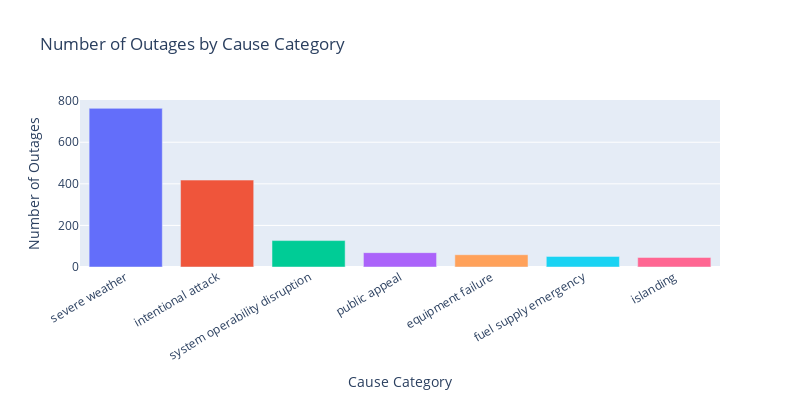

Notebook code cell kept with this figure:
### Code cell
# Cause category bar chart — always works and is more relevant
cause_counts = outage['CAUSE.CATEGORY'].value_counts().reset_index()
cause_counts.columns = ['CAUSE.CATEGORY', 'COUNT']

fig_uni2 = px.bar(
    cause_counts,
    x='CAUSE.CATEGORY',
    y='COUNT',
    color='CAUSE.CATEGORY',
    title='Number of Outages by Cause Category',
    labels={'COUNT': 'Number of Outages', 'CAUSE.CATEGORY': 'Cause Category'},
)
fig_uni2.update_layout(showlegend=False, xaxis_tickangle=-30, width=800, height=400)
fig_uni2.show()

### Figure 1 — Plotly figure (JSON) as saved in the notebook; plotly's stock layout.template omitted (floating-point values rounded to 4 significant figures)
{"data": [{"alignmentgroup": "True", "hovertemplate": "Cause Category=%{x}<br>Number of Outages=%{y}<extra></extra>", "legendgroup": "severe weather", "marker": {"color": "#636efa", "pattern": {"shape": ""}}, "name": "severe weather", "offsetgroup": "severe weather", "orientation": "v", "showlegend": true, "textposition": "auto", "type": "bar", "x": ["severe weather"], "xaxis": "x", "y": [763], "yaxis": "y"}, {"alignmentgroup": "True", "hovertemplate": "Cause Category=%{x}<br>Number of Outages=%{y}<extra></extra>", "legendgroup": "intentional attack", "marker": {"color": "#EF553B", "pattern": {"shape": ""}}, "name": "intentional attack", "offsetgroup": "intentional attack", "orientation": "v", "showlegend": true, "textposition": "auto", "type": "bar", "x": ["intentional attack"], "xaxis": "x", "y": [418], "yaxis": "y"}, {"alignmentgroup": "True", "hovertemplate": "Cause Category=%{x}<br>Number of Outages=%{y}<extra></extra>", "legendgroup": "system operability disruption", "marker": {"color": "#00cc96", "pattern": {"shape": ""}}, "name": "system operability disruption", "offsetgroup": "system operability disruption", "orientation": "v", "showlegend": true, "textposition": "auto", "type": "bar", "x": ["system operability disruption"], "xaxis": "x", "y": [127], "yaxis": "y"}, {"alignmentgroup": "True", "hovertemplate": "Cause Category=%{x}<br>Number of Outages=%{y}<extra></extra>", "legendgroup": "public appeal", "marker": {"color": "#ab63fa", "pattern": {"shape": ""}}, "name": "public appeal", "offsetgroup": "public appeal", "orientation": "v", "showlegend": true, "textposition": "auto", "type": "bar", "x": ["public appeal"], "xaxis": "x", "y": [69], "yaxis": "y"}, {"alignmentgroup": "True", "hovertemplate": "Cause Category=%{x}<br>Number of Outages=%{y}<extra></extra>", "legendgroup": "equipment failure", "marker": {"color": "#FFA15A", "pattern": {"shape": ""}}, "name": "equipment failure", "offsetgroup": "equipment failure", "orientation": "v", "showlegend": true, "textposition": "auto", "type": "bar", "x": ["equipment failure"], "xaxis": "x", "y": [59], "yaxis": "y"}, {"alignmentgroup": "True", "hovertemplate": "Cause Category=%{x}<br>Number of Outages=%{y}<extra></extra>", "legendgroup": "fuel supply emergency", "marker": {"color": "#19d3f3", "pattern": {"shape": ""}}, "name": "fuel supply emergency", "offsetgroup": "fuel supply emergency", "orientation": "v", "showlegend": true, "textposition": "auto", "type": "bar", "x": ["fuel supply emergency"], "xaxis": "x", "y": [51], "yaxis": "y"}, {"alignmentgroup": "True", "hovertemplate": "Cause Category=%{x}<br>Number of Outages=%{y}<extra></extra>", "legendgroup": "islanding", "marker": {"color": "#FF6692", "pattern": {"shape": ""}}, "name": "islanding", "offsetgroup": "islanding", "orientation": "v", "showlegend": true, "textposition": "auto", "type": "bar", "x": ["islanding"], "xaxis": "x", "y": [46], "yaxis": "y"}], "layout": {"barmode": "relative", "height": 400, "legend": {"title": {"text": "Cause Category"}, "tracegroupgap": 0}, "showlegend": false, "title": {"text": "Number of Outages by Cause Category"}, "width": 800, "xaxis": {"anchor": "y", "categoryarray": ["severe weather", "intentional attack", "system operability disruption", "public appeal", "equipment failure", "fuel supply emergency", "islanding"], "categoryorder": "array", "domain": [0, 1], "tickangle": -30, "title": {"text": "Cause Category"}}, "yaxis": {"anchor": "x", "domain": [0, 1], "title": {"text": "Number of Outages"}}}}
